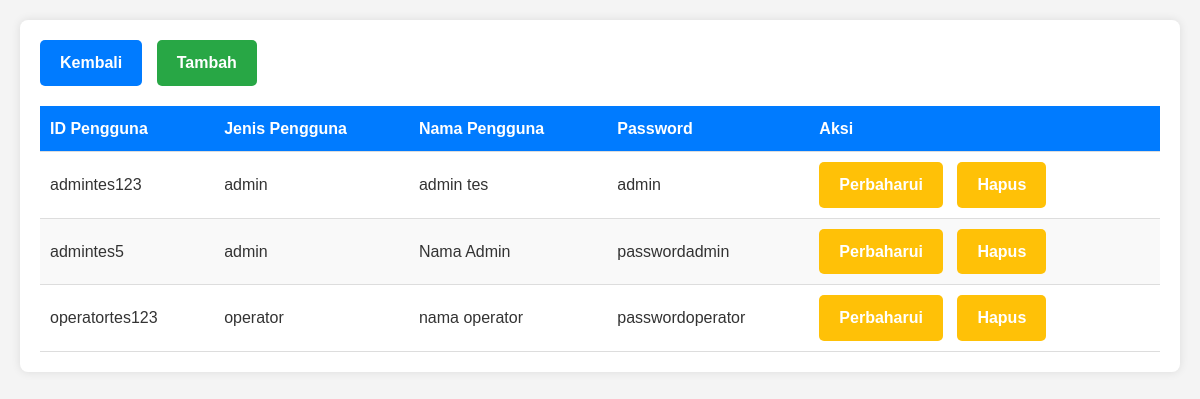
The page /pengguna.php on the database its author committed.
### tables this page shows
CREATE TABLE `pengguna` (
  `usernamelogin` varchar(15) NOT NULL,
  `level_pengguna` varchar(20) NOT NULL,
  `nama_pengguna` varchar(20) NOT NULL,
  `password` varchar(60) NOT NULL
);

### pengguna.php (the view, shortened to what this page needs)
<?php
include("connection.php");
?>
<!DOCTYPE html>
<html lang="en">
<head>
    <link rel="stylesheet" href="css/pengguna.css">
</head>
<body>
    <div class="tablecontainer">
        <div class="button-main">
        <a class="btn btn-back" href="dashboard.php" role="button">Kembali</a>
        <a class="btn btn-add" href="addpengguna.php" role="button">Tambah</a>
        </div>
        <table>
            <thead>
                <tr>
                    <th>ID Pengguna</th>
                    <th>Jenis Pengguna</th>
                    <th>Nama Pengguna</th>
                    <th>Password</th>
                    <th>Aksi</th>
                </tr>
            </thead>
            <tbody>
                <?php
                $sql = "SELECT * FROM pengguna";
                $stmt = $pdo->query($sql);
                while ($row = $stmt->fetch()) {
                ?>
                <tr>
                    <td><?php echo $row['usernamelogin'];?></td>
                    <td><?php echo $row['level_pengguna']; ?></td>
                    <td><?php echo $row['nama_pengguna']; ?></td>
                    <td><?php echo $row['password']; ?></td>
                    <td>
                        <a class="btn btn-update" href="updatepengguna.php?id=<?php echo $row['usernamelogin'];?>" role="button">Perbaharui</a>
                        <a class="btn btn-update" href="hapuspengguna.php?id=<?php echo $row['usernamelogin'];?>" role="button" onclick="return confirm('Apakah Anda Yakin Untuk Menghapus Data');">Hapus</a>
                    </td>
                </tr>
                <?php } ?>
            </tbody>
        </table>
    </div>
</body>
</html>

### css/pengguna.css (style rules this page uses)
body, h1, h2, h3, p, table, a, form, input, select, button { margin: 0; padding: 0; border: 0; font-size: 100%; font-family: Arial, sans-serif; }
body { background-color: #f4f4f4; color: #333; line-height: 1.6; padding: 20px; }
.tablecontainer { max-width: 1200px; margin: 0 auto; background: #fff; padding: 20px; border-radius: 8px; box-shadow: 0 0 10px rgba(0, 0, 0, 0.1); }
.button-main { margin-bottom: 20px; }
.btn { display: inline-block; padding: 10px 20px; margin-right: 10px; border-radius: 5px; text-decoration: none; font-weight: bold; color: #fff; transition: background-color 0.3s ease; }
.btn-back { background-color: #007bff; }
.btn-add { background-color: #28a745; }
.btn-update { background-color: #ffc107; }
table { width: 100%; border-collapse: collapse; margin-top: 10px; }
th, td { padding: 10px; text-align: left; border-bottom: 1px solid #ddd; }
th { background-color: #007bff; color: #fff; }
tr:nth-child(even) { background-color: #f9f9f9; }

### rows shown on the page
pengguna: usernamelogin "admintes123", level_pengguna "admin", nama_pengguna "admin tes", password "admin"
pengguna: usernamelogin "admintes5", level_pengguna "admin", nama_pengguna "Nama Admin", password "passwordadmin"
pengguna: usernamelogin "operatortes123", level_pengguna "operator", nama_pengguna "nama operator", password "passwordoperator"
